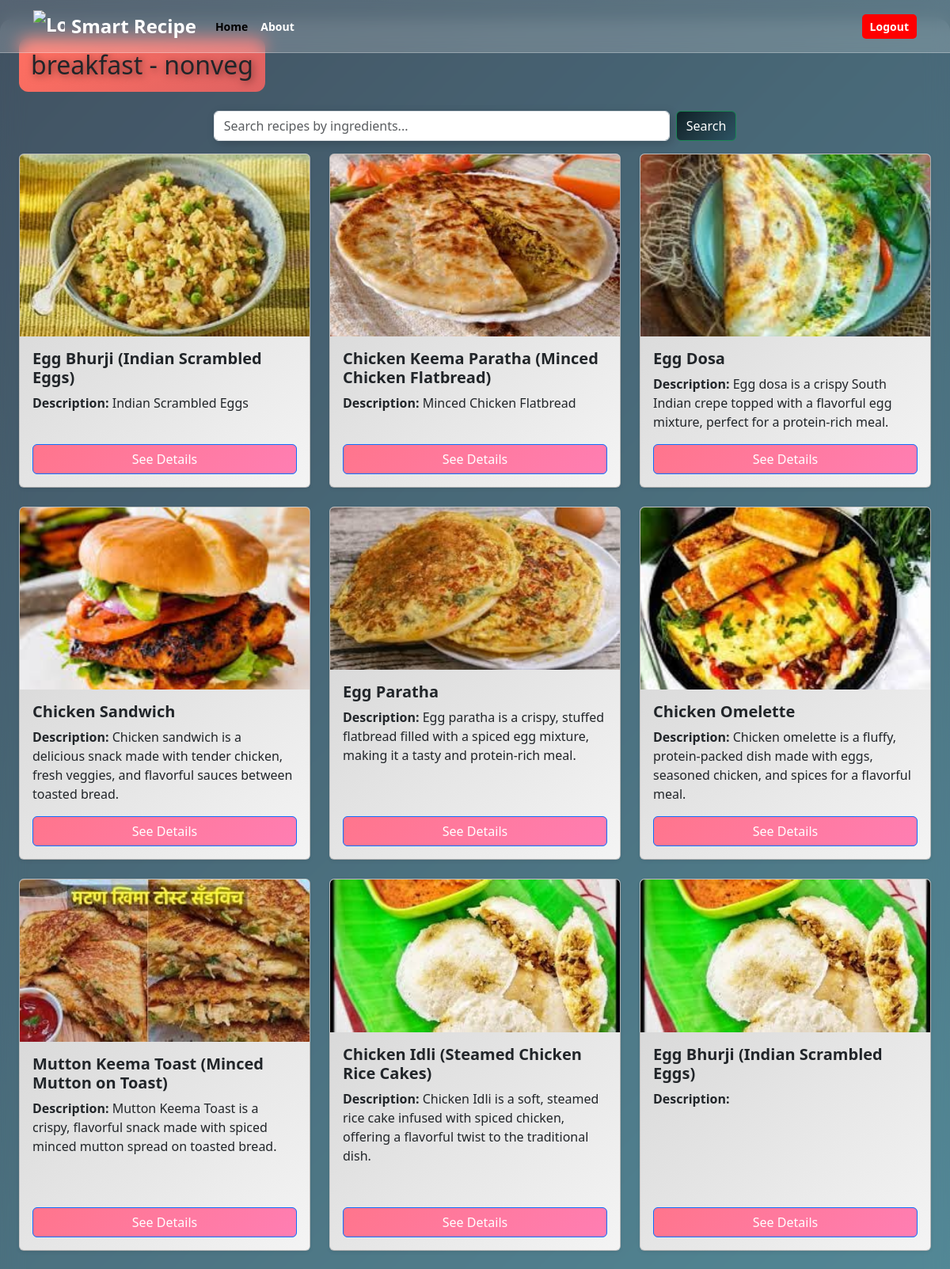
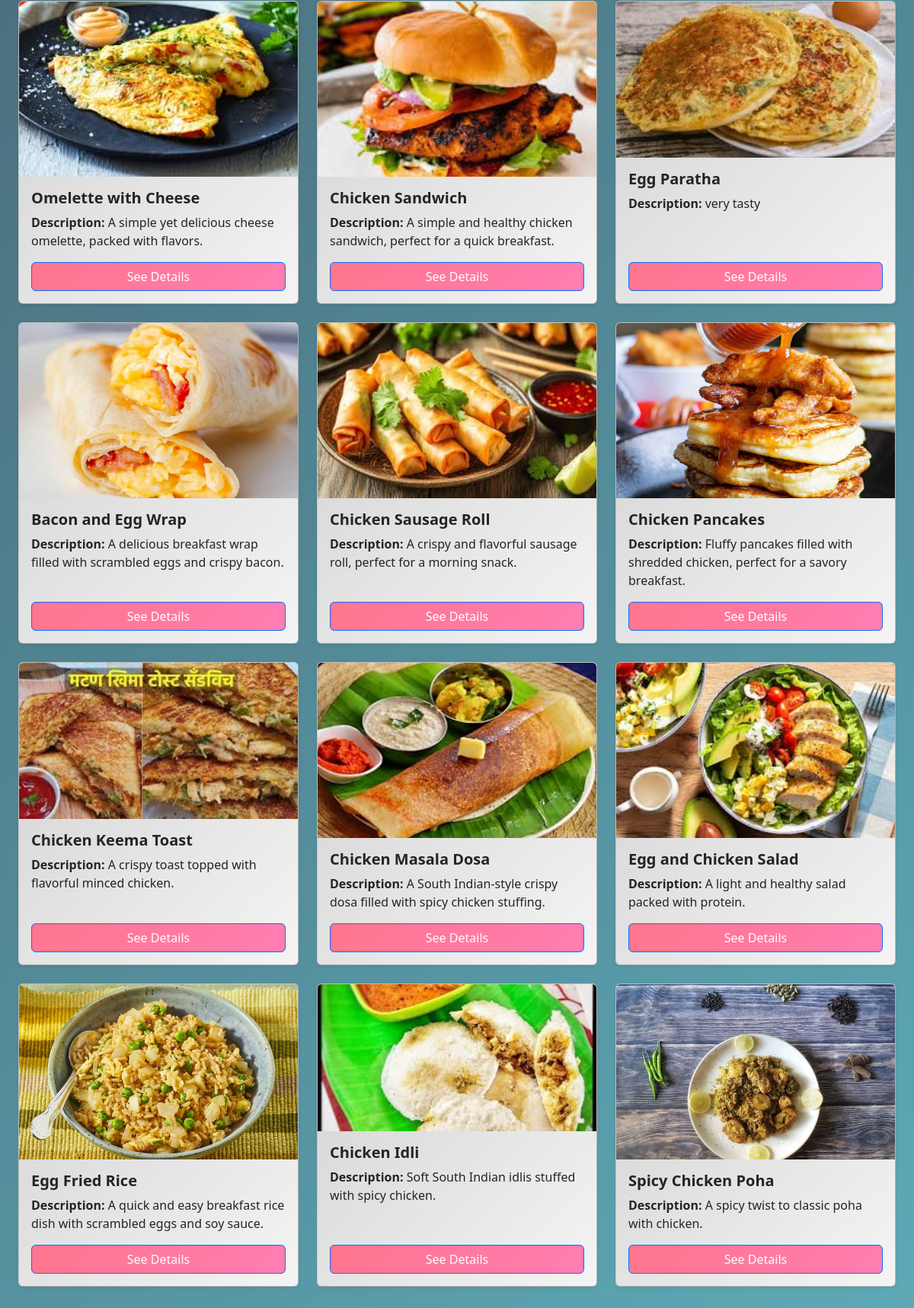
Screenshot of /category/breakfast/nonveg/ with the database file from the repository (2 pictures, top to bottom).
### myapp/models.py (models this page shows, shortened)
class Recipe(models.Model):
    CATEGORY_CHOICES = [
        ('Breakfast', 'Breakfast'),
        ('Lunch', 'Lunch'),
        ('Dinner', 'Dinner'),
        ('Dessert', 'Dessert'),
        ('Snacks', 'Snacks'),
    ]
    SUBCATEGORY_CHOICES = [
        ('Veg', 'Veg'),
        ('Non-Veg', 'Non-Veg'),
    ]
    title = models.CharField(max_length=255)
    category = models.CharField(max_length=50, choices=CATEGORY_CHOICES)
    subcategory = models.CharField(max_length=50, choices=SUBCATEGORY_CHOICES, blank=True, null=True)
    short_description = models.CharField(max_length=300, blank=True, null=True)
    ingredients = models.TextField()
    instructions = models.TextField()
    image = models.ImageField(upload_to='recipe_images/', blank=True, null=True)

### myapp/views.py (the view)
# urls.py: path('category/<str:category>/<str:subcategory>/', views.recipe_subcategory, name='recipe_subcategory'),
def recipe_subcategory(request, category, subcategory):
    recipes = Recipe.objects.filter(category=category, subcategory=subcategory)
    return render(request, 'recipe_subcategory.html', {'recipes': recipes, 'category': category, 'subcategory': subcategory})

### myapp/templates/recipe_subcategory.html (shortened to what this page needs)
<!DOCTYPE html>
<html lang="en">
<head>
    <link href="https://cdn.jsdelivr.net/npm/bootstrap@5.3.0/dist/css/bootstrap.min.css" rel="stylesheet">
</head>
<body>
    {% include 'header.html' %}
    <div class="container-fluid my-4 p-4 cont-back">
        <h2>{{ category }} - {{ subcategory }}</h2>
        <form action="{% url 'search_recipe' category subcategory %}" method="GET" class="d-flex justify-content-center my-3">
            <input type="text" name="q" class="form-control w-50 me-2" placeholder="Search recipes by ingredients..." value="{{ query }}">
            <button type="submit" class="btn btn-success">Search</button>
        </form>
        <div class="row">
            {% for recipe in recipes %}
                <div class="col-md-4 mb-4">
                    <div class="card h-100 shadow-sm">
                        {% if recipe.image %}
                            <img src="{{ recipe.image.url }}" class="card-img-top" alt="{{ recipe.title }}">
                        {% endif %}
                        <div class="card-body">
                            <h5 class="card-title">{{ recipe.title }}</h5>
                            <p class="card-text"><strong>Description:</strong> {{ recipe.short_description }}</p>
                            <a href="{% url 'recipe_detail' recipe.id %}" class="btn btn-primary">See Details</a>
                        </div>
                    </div>
                </div>
            {% empty %}
                <p class="text-center">No recipes found for this category.</p>
            {% endfor %}
        </div>
    </div>
</body>
</html>

### myapp/templates/header.html (shortened to what this page needs)
{% load static %}
<!DOCTYPE html>
<html lang="en">
<head>
    <link href="https://cdn.jsdelivr.net/npm/bootstrap@5.3.0/dist/css/bootstrap.min.css" rel="stylesheet">
</head>
<body>
<nav class="navbar navbar-expand-lg navbar-container">
    <div class="container">
        <a class="navbar-brand d-flex align-items-center fw-bold fs-4 text-white" href="#">
            <img src="https://cdn-icons-png.flaticon.com/512/1046/1046784.png" alt="Logo" width="40" height="40" class="me-2">
            Smart Recipe
        </a>
        <div class="collapse navbar-collapse" id="navbarNav">
            <ul class="navbar-nav me-auto">
                <li class="nav-item"><a class="nav-link active" href="{% url 'home' %}">Home</a></li>
                <li class="nav-item"><a class="nav-link" href="#">About</a></li>
            </ul>
            <form method="POST" action="{% url 'signout' %}">
    <button type="submit" class="btn btn-logout">Logout</button>
</form>
        </div>
    </div>
</nav>
</body>
</html>

### myapp/templates/recipe_subcategory.html (style rules this page uses)
html, body { height: 100%; margin: 0; padding: 0; overflow-x: hidden; background: linear-gradient(135deg, #2c3e50, #4ca1af); color: #fff; }
.cont-back { background: rgba(255, 255, 255, 0.1); backdrop-filter: blur(15px); border-radius: 15px; padding: 25px; box-shadow: 0px 6px 20px rgba(0, 0, 0, 0.3); }
h2 { font-size: 34px; font-weight: bold; text-align: center; color: #fff; background: linear-gradient(135deg, #ff6f61, #de6262); padding: 15px; border-radius: 12px; display: inline-block; text-shadow: 2px 2px 10px rgba(0, 0, 0, 0.5); }
.form-control { border-radius: 50px; padding: 12px; border: none; box-shadow: 3px 3px 12px rgba(0, 0, 0, 0.2); }
.btn-success { border-radius: 50px; padding: 12px 22px; font-weight: bold; border: none; background: linear-gradient(135deg, #0f2027, #203a43, #2c5364); color: white; transition: 0.3s; }
.card { background: linear-gradient(135deg, rgb(209, 209, 209), rgb(244, 244, 244)); color: #333; border-radius: 15px; overflow: hidden; transition: transform 0.3s ease, box-shadow 0.3s ease; box-shadow: 0px 4px 12px rgba(0, 0, 0, 0.3); }
.card-img-top { width: 100%; height: 230px; object-fit: cover; border-radius: 15px 15px 0 0; }
.card-body { display: flex; flex-direction: column; height: 100%; }
.card-title { font-size: 20px; font-weight: bold; }
.btn-primary { border: none; border-radius: 25px; padding: 10px 20px; transition: 0.3s; background: linear-gradient(135deg, #ff758c, #ff7eb3); color: white; font-weight: bold; margin-top: auto; }

### myapp/templates/header.html (style rules this page uses)
.navbar-container { position: fixed; top: 0; left: 0; width: 100%; background: rgba(255, 255, 255, 0.2); backdrop-filter: blur(10px); border-bottom: 1px solid rgba(255, 255, 255, 0.3); z-index:1000; }
.nav-link { font-size: 14px; font-weight: 600; color: white; padding: 8px 12px; transition: 0.3s; }
.btn-logout { font-size: 14px; font-weight: bold; background: red; color: white; border: none; padding: 5px 10px; border-radius: 5px; transition: 0.3s; }

### rows the page displays
Recipe: image (picture), title "Egg Bhurji (Indian Scrambled Eggs)", short_description "Indian Scrambled Eggs"
Recipe: image (picture), title "Chicken Keema Paratha (Minced Chicken Flatbread)", short_description "Minced Chicken Flatbread"
Recipe: image (picture), title "Egg Dosa", short_description "Egg dosa is a crispy South Indian crepe topped with a flavorful egg mixture, perfect for a protein-rich meal."
Recipe: image (picture), title "Chicken Sandwich", short_description "Chicken sandwich is a delicious snack made with tender chicken, fresh veggies, and flavorful sauces between toasted bread."
Recipe: image (picture), title "Egg Paratha", short_description "Egg paratha is a crispy, stuffed flatbread filled with a spiced egg mixture, making it a tasty and protein-rich meal."
Recipe: image (picture), title "Chicken Omelette", short_description "Chicken omelette is a fluffy, protein-packed dish made with eggs, seasoned chicken, and spices for a flavorful meal."
Recipe: image (picture), title "Mutton Keema Toast (Minced Mutton on Toast)", short_description "Mutton Keema Toast is a crispy, flavorful snack made with spiced minced mutton spread on toasted bread."
Recipe: image (picture), title "Chicken Idli (Steamed Chicken Rice Cakes)", short_description "Chicken Idli is a soft, steamed rice cake infused with spiced chicken, offering a flavorful twist to the traditional dish."
Recipe: image (picture), title "Egg Bhurji (Indian Scrambled Eggs)"
Recipe: image (picture), title "Omelette with Cheese", short_description "A simple yet delicious cheese omelette, packed with flavors."
Recipe: image (picture), title "Chicken Sandwich", short_description "A simple and healthy chicken sandwich, perfect for a quick breakfast."
Recipe: image (picture), title "Egg Paratha", short_description "very tasty"
Recipe: image (picture), title "Bacon and Egg Wrap", short_description "A delicious breakfast wrap filled with scrambled eggs and crispy bacon."
Recipe: image (picture), title "Chicken Sausage Roll", short_description "A crispy and flavorful sausage roll, perfect for a morning snack."
Recipe: image (picture), title "Chicken Pancakes", short_description "Fluffy pancakes filled with shredded chicken, perfect for a savory breakfast."
Recipe: image (picture), title "Chicken Keema Toast", short_description "A crispy toast topped with flavorful minced chicken."
Recipe: image (picture), title "Chicken Masala Dosa", short_description "A South Indian-style crispy dosa filled with spicy chicken stuffing."
Recipe: image (picture), title "Egg and Chicken Salad", short_description "A light and healthy salad packed with protein."
Recipe: image (picture), title "Egg Fried Rice", short_description "A quick and easy breakfast rice dish with scrambled eggs and soy sauce."
Recipe: image (picture), title "Chicken Idli", short_description "Soft South Indian idlis stuffed with spicy chicken."
Recipe: image (picture), title "Spicy Chicken Poha", short_description "A spicy twist to classic poha with chicken."

### other values shown
{{ category }} "breakfast"
{{ subcategory }} "nonveg"
